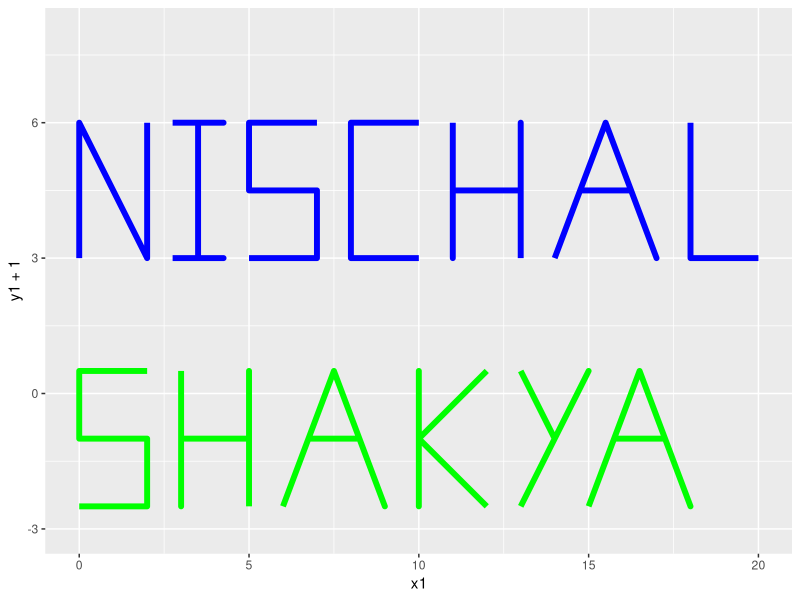

This figure's R source:
library(ggplot2)
N <- data.frame(x1 = c(0, 0, 2, 2), y1 = c(2, 5, 2, 5)) 
I <- data.frame(x2 = c(2.75, 4.25, 3.5, 3.5, 4.25, 2.75), y2 = c(5, 5, 5, 2, 2, 2)) 
S <- data.frame(x3 = c(7, 5, 5, 7, 7, 5), y3 = c(5, 5, 3.5, 3.5, 2, 2))
C <- data.frame(x4 = c(10, 8, 8, 10), y4 = c(5, 5, 2, 2))
H <- data.frame(x5 = c(11, 11, 11, 13, 13, 13), y5 = c(5, 2, 3.5, 3.5, 5, 2))
A <- data.frame(x6 = c(14, 15.5, 17, 16.25, 14.75), y6 = c(2, 5, 2, 3.5, 3.5))
L <- data.frame(x7 = c(18, 18, 20), y7 = c(5, 2, 2))


Ss <- data.frame(x8 = c(2, 0, 0, 2, 2, 0),y8 = c(0.5, 0.5, -1, -1, -2.5, -2.5))
Hh <- data.frame(x9 = c(3, 3, 3, 5, 5, 5),y9 = c(0.5, -2.5 ,-1 , -1, 0.5, -2.5))
Aa <- data.frame(x10 = c(6, 7.5, 9, 8.25, 6.75), y10 = c(-2.5, 0.5, -2.5, -1, -1))
Kk <- data.frame(x11 = c(12, 10, 10, 10, 10, 12), y11 = c(0.5, -1, 0.5, -2.5, -1, -2.5))
Yy <- data.frame(x12 = c(13, 14, 15, 13), y12 = c(0.5, -1, 0.5, -2.5))
Aaa <- data.frame(x13 = c(15, 16.5, 18, 17.25, 15.75), y13 = c(-2.5, 0.5, -2.5, -1, -1))

ggplot() + xlim(0, 20) + ylim(-3, 8) + 
  geom_path(data = N, mapping = aes(x1, y1+1), size = 2, color = "blue") +
  geom_path(data = I, mapping = aes(x2, y2+1), size = 2, color = "blue") + 
  geom_path(data = S, mapping = aes(x3, y3+1), size = 2, color = "blue") +
  geom_path(data = C, mapping = aes(x4, y4+1), size = 2, color = "blue") +
  geom_path(data = H, mapping = aes(x5, y5+1), size = 2, color = "blue") + 
  geom_path(data = A, mapping = aes(x6, y6+1), size = 2, color = "blue") +
  geom_path(data = L, mapping = aes(x7, y7+1), size = 2, color = "blue") +
  geom_path(data = Ss, mapping = aes(x8, y8), size = 2, color = "green") + 
  geom_path(data = Hh, mapping = aes(x9, y9), size = 2, color = "green") +
  geom_path(data = Aa, mapping = aes(x10, y10), size = 2, color = "green") +
  geom_path(data = Kk, mapping = aes(x11, y11), size = 2, color = "green") +
  geom_path(data = Yy, mapping = aes(x12, y12), size = 2, color = "green") +
  geom_path(data = Aaa, mapping = aes(x13, y13), size = 2, color = "green") 




